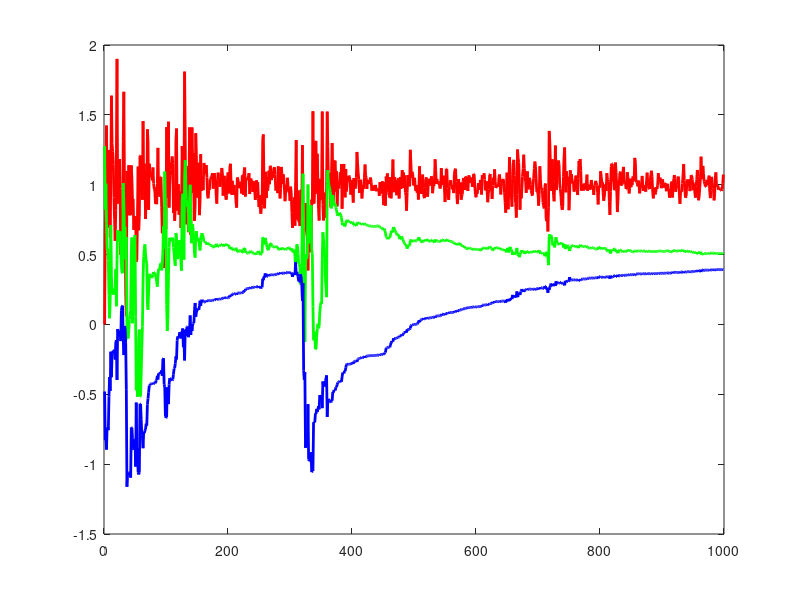

Recreate this plot in MATLAB. (Note: this script raises an error after producing the figure.)
% Stochastic Algorithm

N = 1000;

a_desired = 1; 
b_desired = 0.5;
c_desired = -0.5;

u = ones(N, 1);
y = zeros(N, 1);
E = load("e.mat");
e = E(1).e;

for t = 2:N
    y(t) = -a_desired * y(t-1) + b_desired * u(t-1) + c_desired * e(t-1) + e(t);
end

theta_hat = zeros(3, 1); % [a, b, c]
phi = zeros(3, 1);
P = 0;
theta_store = zeros(3, N);

for t = 2:N
    phi = [-y(t-1); u(t-1); e(t-1)];
    error = y(t) - phi' * theta_hat;
    P = (P + phi'*phi)^-1;
    K = P*phi;
    theta_hat = theta_hat + K*error;
    theta_store(:, t) = theta_hat;
end

figure;
plot(theta_store(1, 2:N), 'r', 'LineWidth', 2);
hold on;
plot(theta_store(2, 2:N), 'g', 'LineWidth', 2);
plot(theta_store(3, 2:N), 'b', 'LineWidth', 2);
yline(a_desired, '--r', 'Desired a');
yline(b_desired, '--g', 'Desired b');
yline(c_desired, '--b', 'Desired c');
xlabel('Sample');
legend('a estimate', 'b estimate', 'c estimate', 'Location', 'Southeast');
title('Stochastic Algorithm');
grid on;
f = gcf;
exportgraphics(f,'Test.png');